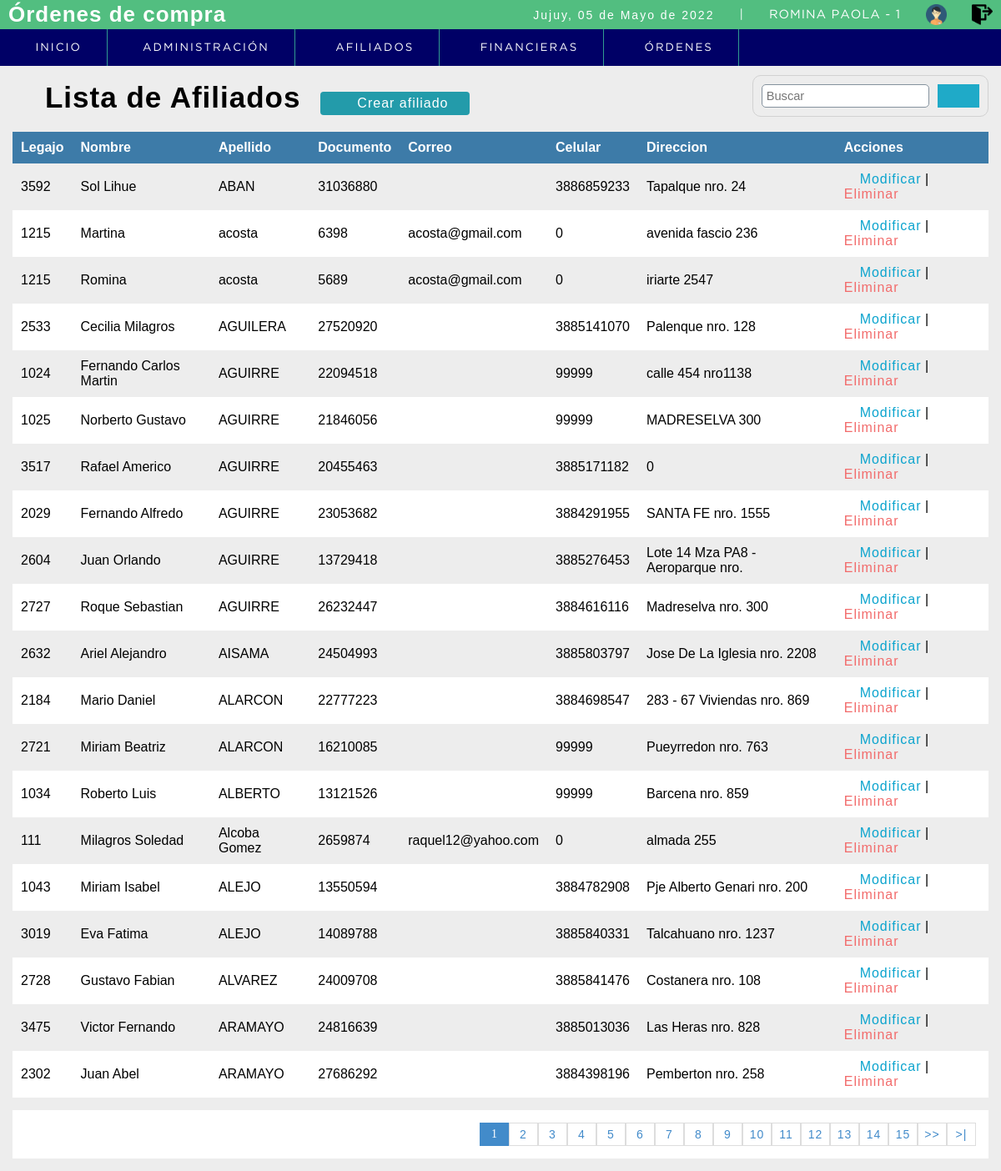
/sistema/lista_afiliado.php (signed in), run on the app's committed database.
### tables this page shows
CREATE TABLE `afiliados` (
  `id_afiliado` int(11) NOT NULL,
  `nombre` varchar(255) NOT NULL,
  `apellido` varchar(50) NOT NULL,
  `nro_doc` int(11) NOT NULL,
  `legajo` int(11) NOT NULL,
  `correo` text NOT NULL,
  `domicilio` varchar(100) NOT NULL,
  `telefono` double NOT NULL,
  `estado` int(1) NOT NULL DEFAULT 1,
  `cuil` varchar(15) DEFAULT NULL,
  `sexo` varchar(10) DEFAULT NULL,
  `fecha_nac` date DEFAULT NULL,
  `dependencia` int(11) DEFAULT NULL
);

### sistema/lista_afiliado.php (the view, shortened to what this page needs)
<?php
	include "../conexion.php";
 ?>
<!DOCTYPE html>
<html lang="en">
<head>
	<?php include "includes/scripts.php"; ?>
</head>
<body>
	<?php include "includes/header.php"; ?>
	<section id="container">
		<h1><i class="fas fa-users"></i> Lista de Afiliados</h1>
		<a href="registro_afiliado.php" class="btn_new"><i class="fas fa-user-check"></i> Crear afiliado</a>
		<form action="buscar_afiliado.php" method="get" class="form_search">
			<input type="text" name="busqueda" id="busqueda" placeholder="Buscar">
			<button type="submit" class="btn_search"><i class="fas fa-search"></i></button>
		</form>
		<table>
			<tr>
				<th>Legajo</th>
				<th>Nombre</th>
				<th>Apellido</th>
				<th>Documento</th>
				<th>Correo</th>
				<th>Celular</th>
				<th>Direccion</th>
				<th>Acciones</th>
			</tr>
		<?php
			$sql_registe = mysqli_query($conection,"SELECT COUNT(*) as total_registro FROM afiliados WHERE estado = 1 ");
			$result_register = mysqli_fetch_array($sql_registe);
			$total_registro = $result_register['total_registro'];
			$por_pagina = 20;
			if(empty($_GET['pagina']))
			{
				$pagina = 1;
			}else{
				$pagina = $_GET['pagina'];
			}
			$desde = ($pagina-1) * $por_pagina;
			$total_paginas = ceil($total_registro / $por_pagina);
			$query = mysqli_query($conection,"SELECT * FROM afiliados WHERE estado = 1 ORDER BY apellido ASC LIMIT $desde,$por_pagina
				");
			$result = mysqli_num_rows($query);
			if($result > 0){
				while ($data = mysqli_fetch_array($query)) {
			?>
				<tr>
					<td><?php echo $data["legajo"]; ?></td>
					<td><?php echo $data["nombre"]; ?></td>
					<td><?php echo $data["apellido"]; ?></td>
					<td><?php echo $data["nro_doc"]; ?></td>
					<td><?php echo $data["correo"]; ?></td>
					<td><?php echo $data["telefono"] ?></td>
					<td><?php echo $data["domicilio"] ?></td>
					<td>
					<a class="link_edit" href="editar_afiliado.php?id=<?php echo $data["id_afiliado"]; ?>"><i class="far fa-edit"></i> Modificar</a>
					|
					<a class="link_delete" href="eliminar_confirmar_afiliado.php?id=<?php echo $data["id_afiliado"]; ?>"><i class="far fa-trash-alt"></i> Eliminar</a>
					</td>
				</tr>
		<?php
				}
			}
		 ?>
		</table>
		<div class="paginador">
			<ul>
			<?php
				for ($i=1; $i <= $total_paginas; $i++) {
					if($i == $pagina)
					{
						echo '<li class="pageSelected">'.$i.'</li>';
					}else{
						echo '<li><a href="?pagina='.$i.'">'.$i.'</a></li>';
					}
				}
				if($pagina != $total_paginas)
				{
			 ?>
				<li><a href="?pagina=<?php echo $pagina + 1; ?>">>></a></li>
				<li><a href="?pagina=<?php echo $total_paginas; ?> ">>|</a></li>
			<?php } ?>
			</ul>
		</div>
	</section>
</body>
</html>

### sistema/css/style.css (style rules this page uses)
* { margin: 0; padding: 0; box-sizing: border-box; }
body { background: #ededed; }
h1, h2, h3, h4, h5, h6 { font-family: 'arial'; font-weight: bold; letter-spacing: 1px; }
h1 { font-size: 26px; }
a { text-decoration: none; font-family: arial; letter-spacing: 1px; }
#container { padding: 90px 15px 15px; }
form { background: #FFF; margin: auto; padding: 20px 50px; border: 1px solid #d1d1d1; }
input,select { display: block; width: 100%; font-size: 11pt; padding: 5px; border: 1px solid #85929e; border-radius: 5px; }
#container h1 { font-size: 35px; display: inline-block; }
.btn_new { display: inline-block; background: #239baa; color: #FFF; padding: 5px 25px; border-radius: 4px; margin: 20px; }
table { border-collapse: collapse; font-size: 12pt; font-family: 'arial'; width: 100%; }
table th { text-align: left; padding: 10px; background: #3d7ba8; color: #FFF; }
table tr:nth-child(odd) { background: #FFF; }
table td { padding: 10px; }
.link_edit { color: #0ca4ce; }
.link_delete { color: #f26b6b; }
.paginador ul { padding: 15px; list-style: none; background: #FFF; margin-top: 15px; display: -webkit-flex; display: -moz-flex; display: -ms-flex; display: -o-flex; display: flex; justify-content: flex-end; }
.paginador a, .pageSelected { color: #428bca; border: 1px solid #ddd; padding: 5px; display: inline-block; font-size: 14px; text-align: center; width: 35px; }
.pageSelected { color: #FFF; background: #428bca; border: 1px solid #428bca; }
.form_search { display: -webkit-flex; display: -moz-flex; display: -ms-flex; display: -o-flex; display: flex; float: right; background: initial; padding: 10px; border-radius: 10px; }
.form_search .btn_search { background: #1faac8; color: #FFF; padding: 0 20px; border: 0; cursor: pointer; margin-left: 10px; }

### data on the page
afiliados: legajo "3592", nombre "Sol Lihue", apellido "ABAN", nro_doc "31036880", telefono "3886859233", domicilio "Tapalque nro. 24"
afiliados: legajo "1215", nombre "Martina", apellido "acosta", nro_doc "6398", correo "acosta@gmail.com", telefono "0", domicilio "avenida fascio 236"
afiliados: legajo "1215", nombre "Romina", apellido "acosta", nro_doc "5689", correo "acosta@gmail.com", telefono "0", domicilio "iriarte 2547"
afiliados: legajo "2533", nombre "Cecilia Milagros", apellido "AGUILERA", nro_doc "27520920", telefono "3885141070", domicilio "Palenque nro. 128"
afiliados: legajo "1024", nombre "Fernando Carlos Martin", apellido "AGUIRRE", nro_doc "22094518", telefono "99999", domicilio "calle 454 nro1138"
afiliados: legajo "1025", nombre "Norberto Gustavo", apellido "AGUIRRE", nro_doc "21846056", telefono "99999", domicilio "MADRESELVA 300"
afiliados: legajo "3517", nombre "Rafael Americo", apellido "AGUIRRE", nro_doc "20455463", telefono "3885171182", domicilio "0"
afiliados: legajo "2029", nombre "Fernando Alfredo", apellido "AGUIRRE", nro_doc "23053682", telefono "3884291955", domicilio "SANTA FE nro. 1555"
afiliados: legajo "2604", nombre "Juan Orlando", apellido "AGUIRRE", nro_doc "13729418", telefono "3885276453", domicilio "Lote 14 Mza PA8 - Aeroparque nro."
afiliados: legajo "2727", nombre "Roque Sebastian", apellido "AGUIRRE", nro_doc "26232447", telefono "3884616116", domicilio "Madreselva nro. 300"
afiliados: legajo "2632", nombre "Ariel Alejandro", apellido "AISAMA", nro_doc "24504993", telefono "3885803797", domicilio "Jose De La Iglesia nro. 2208"
afiliados: legajo "2184", nombre "Mario Daniel", apellido "ALARCON", nro_doc "22777223", telefono "3884698547", domicilio "283 - 67 Viviendas nro. 869"
afiliados: legajo "2721", nombre "Miriam Beatriz", apellido "ALARCON", nro_doc "16210085", telefono "99999", domicilio "Pueyrredon nro. 763"
afiliados: legajo "1034", nombre "Roberto Luis", apellido "ALBERTO", nro_doc "13121526", telefono "99999", domicilio "Barcena nro. 859"
afiliados: legajo "111", nombre "Milagros Soledad", apellido "Alcoba Gomez", nro_doc "2659874", correo "raquel12@yahoo.com", telefono "0", domicilio "almada 255"
afiliados: legajo "1043", nombre "Miriam Isabel", apellido "ALEJO", nro_doc "13550594", telefono "3884782908", domicilio "Pje Alberto Genari nro. 200"
afiliados: legajo "3019", nombre "Eva Fatima", apellido "ALEJO", nro_doc "14089788", telefono "3885840331", domicilio "Talcahuano nro. 1237"
afiliados: legajo "2728", nombre "Gustavo Fabian", apellido "ALVAREZ", nro_doc "24009708", telefono "3885841476", domicilio "Costanera nro. 108"
afiliados: legajo "3475", nombre "Victor Fernando", apellido "ARAMAYO", nro_doc "24816639", telefono "3885013036", domicilio "Las Heras nro. 828"
afiliados: legajo "2302", nombre "Juan Abel", apellido "ARAMAYO", nro_doc "27686292", telefono "3884398196", domicilio "Pemberton nro. 258"

### other printed values
fechaC() "05 de Mayo de 2022"
$_SESSION['nombre'] "ROMINA PAOLA"
$_SESSION['rol'] "1"
